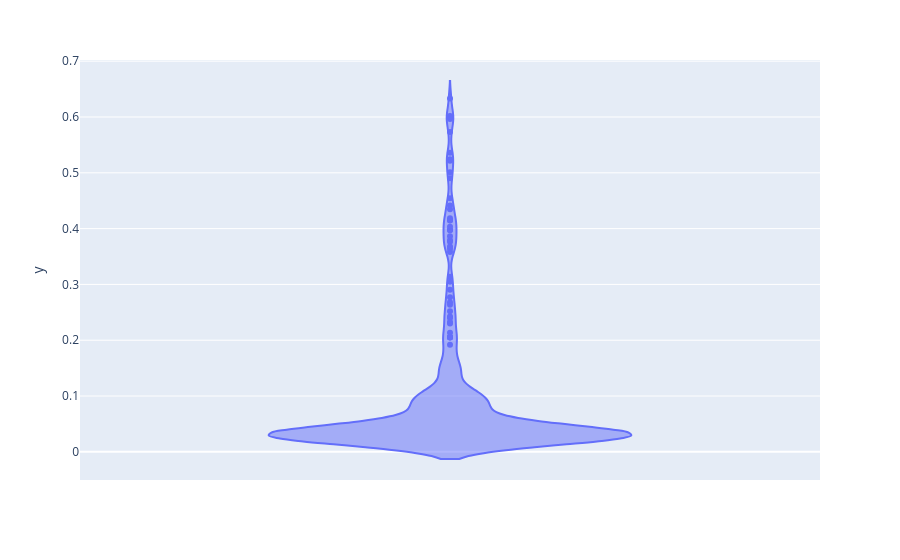

The code cell stored with this chart in its notebook:
### Code cell
px.violin(y=y_pred_probs_train)

### Figure 1 — Plotly figure (JSON) as saved in the notebook; plotly's stock layout.template omitted (floating-point values rounded to 4 significant figures; data arrays with more than 128 entries replaced by an {"elided": "..."} marker saying what was removed)
{"data": [{"alignmentgroup": "True", "box": {"visible": false}, "hovertemplate": "y=%{y}<extra></extra>", "legendgroup": "", "marker": {"color": "#636efa"}, "name": "", "offsetgroup": "", "orientation": "v", "scalegroup": "True", "showlegend": false, "type": "violin", "x0": " ", "xaxis": "x", "y": {"elided": "323 float values"}, "y0": " ", "yaxis": "y"}], "layout": {"legend": {"tracegroupgap": 0}, "margin": {"t": 60}, "violinmode": "group", "xaxis": {"anchor": "y", "domain": [0, 1]}, "yaxis": {"anchor": "x", "domain": [0, 1], "title": {"text": "y"}}}}
